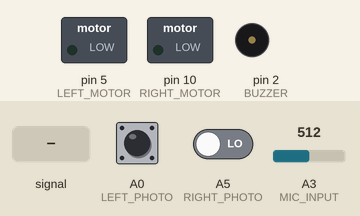
Simulated run of this sketch. Board: Arduino Uno, built with avr-gcc and run on an emulated ATmega328P. On the bench: switched loads named in the sketch (green lamp = pin HIGH), buzzer (waves = sounding). Dashed ring = blinking. Inputs (shaded band) come from the test bench; at power-on: A0 (LEFT_PHOTO) LOW, A3 (MIC_INPUT) = 512, A5 (RIGHT_PHOTO) LOW. Pins used as bus, display or sensor lines are not drawn.

Above: at 2.8 s.
2.9 s: A3 (MIC_INPUT) fed a 200 Hz sine of ±81 counts around its level
At 6.04 s:
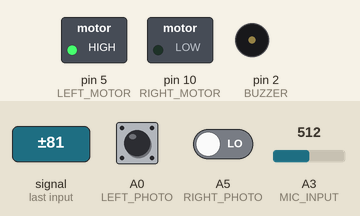
7.6 s: A0 (LEFT_PHOTO) pulled HIGH for 1 s
16.2 s: A3 (MIC_INPUT) set to 306
At 16.33 s:
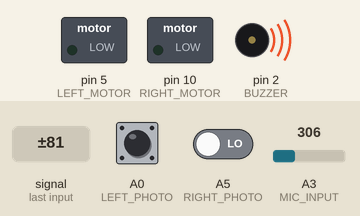
19.7 s: A3 (MIC_INPUT) set to 541
24.4 s: A3 (MIC_INPUT) set to 560
At 26.0 s:
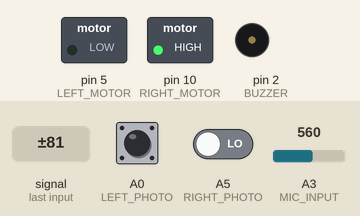
27.9 s: A0 (LEFT_PHOTO) driven HIGH and A5 (RIGHT_PHOTO) driven HIGH
At 28.65 s:
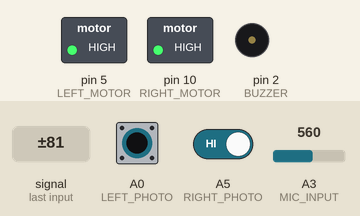
Timing chart, 0 to 36.5 s (numbered marks = the images above; inputs shaded):
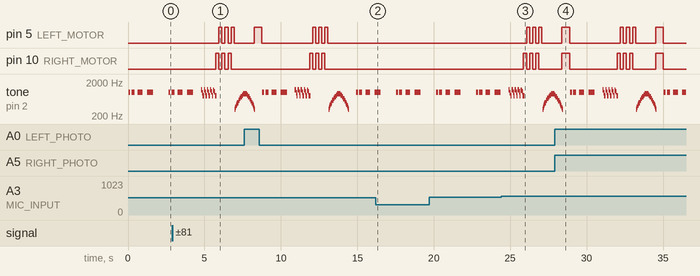

Measured:
- the behaviour switches between 550 and 551 on A3 (MIC_INPUT) (found by bisection; images 2 and 3)
- after the input at 2.9 s, pin 5 (LEFT_MOTOR): alternates HIGH for 0.20 s and LOW for 0.20 s, 6 changes in all, then stays LOW, starting after 3.0 s; pin 10 (RIGHT_MOTOR): alternates HIGH for 0.20 s and LOW for 0.20 s, 6 changes in all, then stays LOW, starting after 2.8 s
- after the input at 16.2 s, pin 5 (LEFT_MOTOR), pin 10 (RIGHT_MOTOR): stops changing and stays LOW
- after the input at 24.4 s, pin 5 (LEFT_MOTOR): alternates HIGH for 0.20 s and LOW for 0.20 s, 6 changes in all, then stays LOW, starting after 1.7 s; pin 10 (RIGHT_MOTOR): alternates HIGH for 0.20 s and LOW for 0.20 s, 6 changes in all, then stays LOW, starting after 1.5 s
- by itself, tone on pin 2 (BUZZER): plays 816 Hz for 0.08 s, 734 Hz for 0.08 s, 651 Hz for 0.08 s, 566 Hz for 0.08 s, 483 Hz for 0.04 s, 438 Hz for 0.04 s … (51 notes in this stretch)

The sketch:

fortuna.ino
```cpp
/**
 * @file     fortuna.ino
 * @author   Phi Luu
 * @date     March 13, 2016
 *
 * @brief    Robot Collection - Project 01: Fortuna
 *
 * @section  DESCRIPTION
 *
 * This robot bounces forward by two motors on its left and right wings. It
 * automatically beeps and flashes LEDs while bouncing. The robot also
 * changes the behaviors based on the amount of light received by the two
 * photocells.
 */

// Required hardware I/O connections
const int LEFT_PHOTO = A0;     // left photocell connected to A0
const int MIC_INPUT = A3;      // microphone connected to A3
const int RIGHT_PHOTO = A5;    // right photocell connected to A5
const int BUZZER = 2;          // buzzer connected to 2
const int LEFT_MOTOR = 5;      // left motor connected to ~5
const int RIGHT_MOTOR = 10;    // right motor connected to ~10

// Global constants
const int MOTOR_POWER = 255;   // 50% motor power
const int MIC_THRESHOLD = 550; // mic threshold, varies 0-1023

void setup() {
    pinMode(LEFT_MOTOR, OUTPUT);
    pinMode(RIGHT_MOTOR, OUTPUT);
    pinMode(BUZZER, OUTPUT);
}

void loop() {
    // turn off both motors
    analogWrite(LEFT_MOTOR, 0);
    analogWrite(RIGHT_MOTOR, 0);

    // beep a bunch of times
    for (int i = 1; i < 5; i++) {
        Beep(BUZZER, 1000, 100 * i);
        delay(100 * i);
    }

    // listen to the microphone for ~100 ms and get the loudest value
    int val;
    int maxVal = 0;

    for (int i = 1; i < 100; i++) {
        val = analogRead(MIC_INPUT);

        if (val > maxVal) {
            maxVal = val;
        }
        delay(1);
    }

    // if the largest voltage detected is above 1.77 V (3.3*550/1024),
    // commence the "beep dance" response
    if (maxVal > MIC_THRESHOLD) {
        // make the "siren" noise by alternating 1200 Hz and 800 Hz tones
        for (int i = 0; i < 5; i++) {
            Beep(BUZZER, 1200, 100);
            Beep(BUZZER, 800, 100);
        }

        // shake motors back and forth rapidly
        for (int i = 0; i < 3; i++) {
            analogWrite(RIGHT_MOTOR, MOTOR_POWER);
            delay(200);
            analogWrite(RIGHT_MOTOR, 0);
            analogWrite(LEFT_MOTOR, MOTOR_POWER);
            delay(200);
            analogWrite(LEFT_MOTOR, 0);
        }

        // make a series of tones with increasing frequency from 300-100 Hz
        for (int i = 30; i < 100; i += 1) {
            Beep(BUZZER, 10 * i, 10);
        }

        // then come back down
        for (int i = 100; i > 30; i -= 1) {
            Beep(BUZZER, 10 * i, 10);
        }
    }

    // read the status of photocells and adjust motor output
    // delay briefly to allow comparator outputs to settle
    delayMicroseconds(20);

    // check each photocell/circuit output and determine
    if (digitalRead(LEFT_PHOTO)) {
        analogWrite(LEFT_MOTOR, MOTOR_POWER); // whether to run on the left motor...
    }

    if (digitalRead(RIGHT_PHOTO)) {           // ...or right motor
        analogWrite(RIGHT_MOTOR, MOTOR_POWER);
    }
    delay(500);                               // wait 500ms
}

/**
 * Generates a square wave at a given frequency for ms milliseconds
 *
 * @param  pin      the pin number corresponding to the buzzer
 * @param  freq     the frequency of the sound wave
 * @param  ms       duration
 */
void Beep(int pin, int freq, long ms) {
    long semi_period = (long)(1000000 / (freq * 2));
    long num_loops = (long)((ms * 1000) / (semi_period * 2));

    for (int k = 0; k < num_loops; k++) {
        digitalWrite(pin, HIGH);        // set buzzer pin high
        delayMicroseconds(semi_period); // for half of the period
        digitalWrite(pin, LOW);         // set buzzer pin low
        delayMicroseconds(semi_period); // for the other half of the period
    }
}
```
